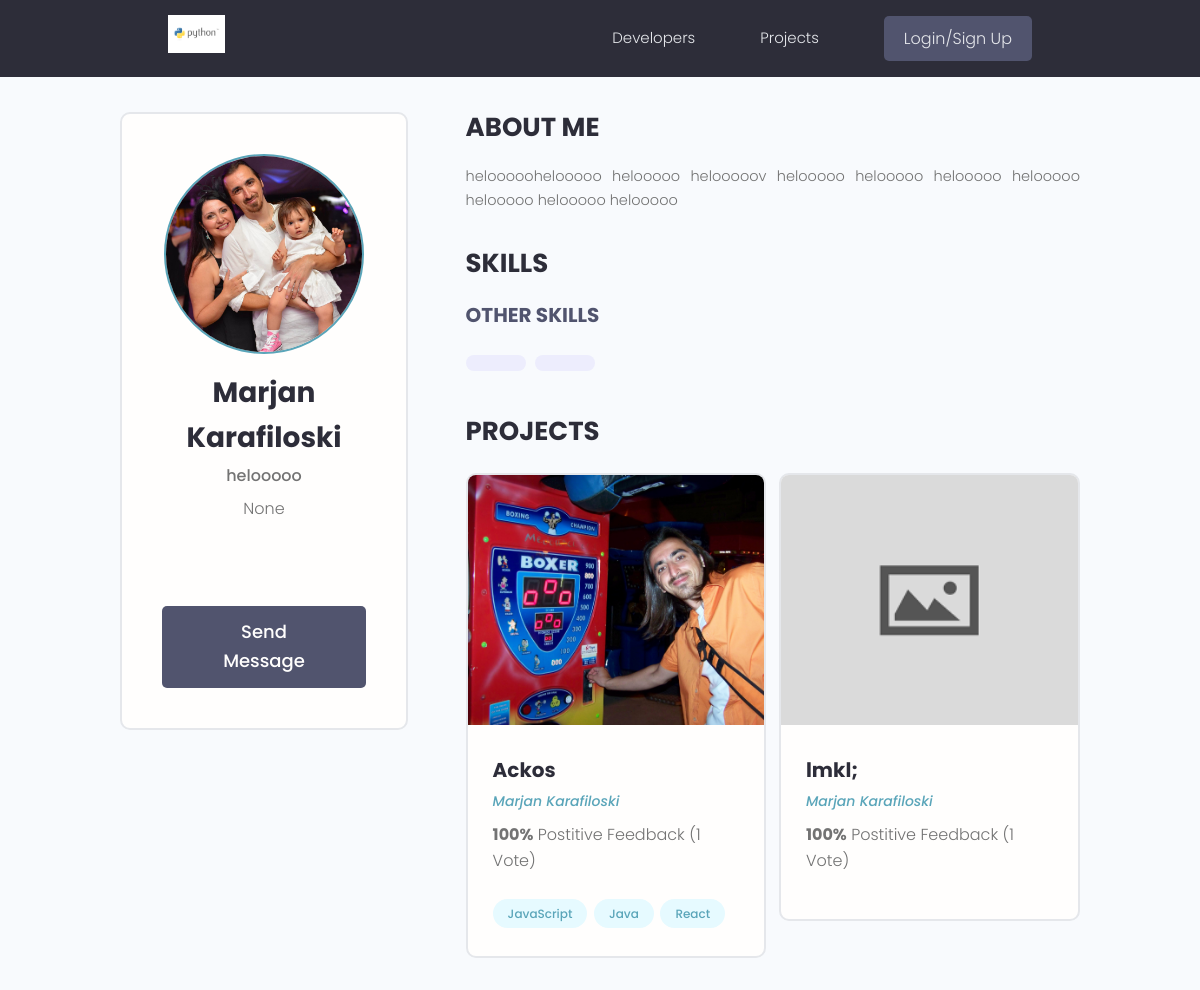
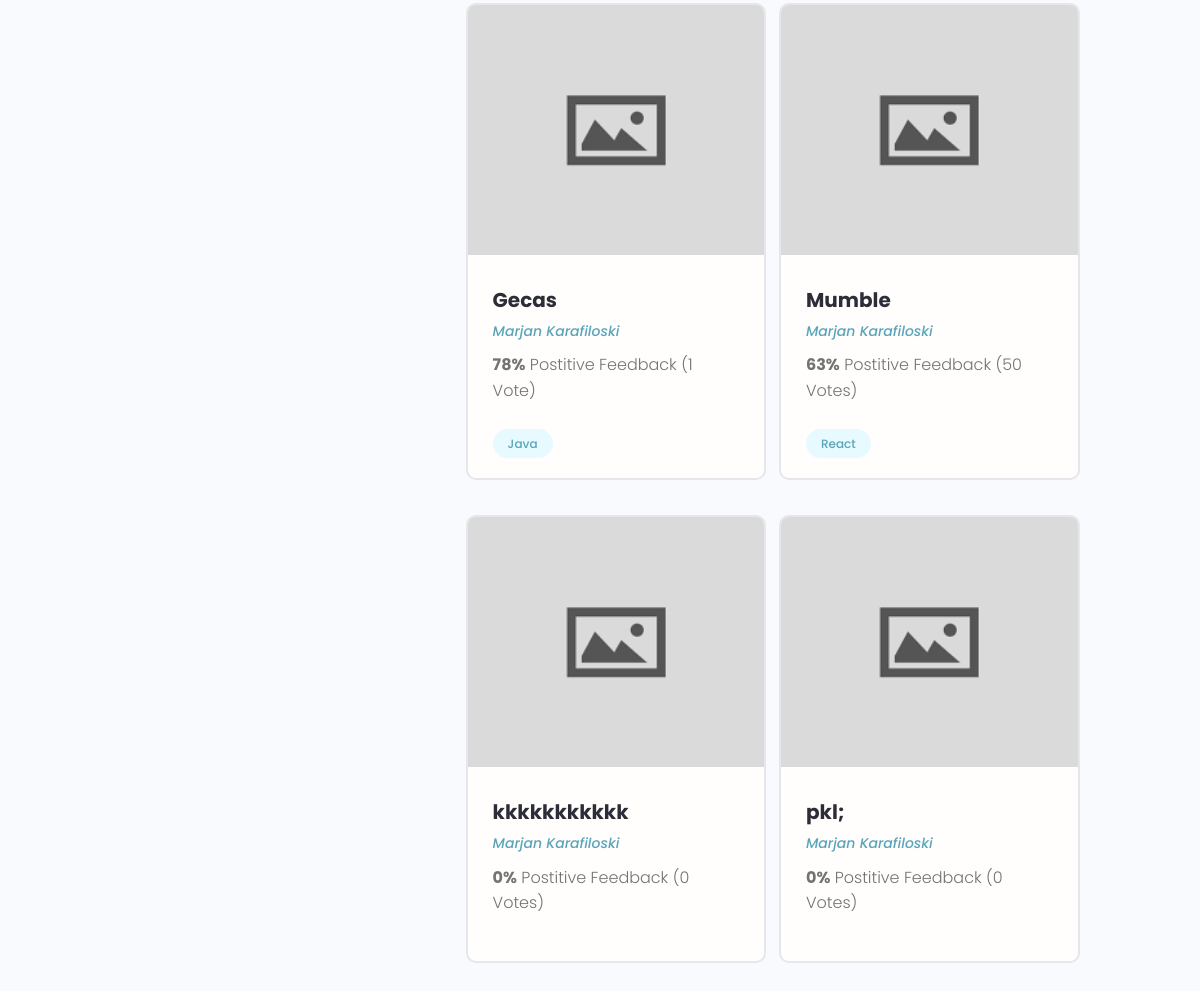
The page /profile/b8ffb531-465c-4b89-8346-0bac3b97d5e9/ on the database its author committed (2 pictures, top to bottom).
### users/models.py (models this page shows, shortened)
class Profile(models.Model):
    user = models.OneToOneField(User, on_delete=models.CASCADE, null=True, blank=True)
    name = models.CharField(max_length=200, null=True, blank=True)
    email = models.EmailField(max_length=500, null=True, blank=True)
    username = models.CharField(max_length=200, null=True, blank=True)
    location = models.CharField(max_length=200, null=True, blank=True)
    short_intro = models.CharField(max_length=200, null=True, blank=True)
    bio = models.TextField( null=True, blank=True)
    profile_image = models.ImageField( null=True, blank=True, upload_to='profiles/', default="profiles/user-default.png")
    social_github = models.CharField(max_length=200, null=True, blank=True)
    social_twitter = models.CharField(max_length=200, null=True, blank=True)
    social_linkedin = models.CharField(max_length=200, null=True, blank=True)
    social_youtube = models.CharField(max_length=200, null=True, blank=True)
    created = models.DateTimeField(auto_now_add=True)
    id = models.UUIDField(default=uuid.uuid4, unique=True, primary_key=True, editable=False)

class Skill(models.Model):
    owner = models.ForeignKey(Profile, on_delete=models.CASCADE, null= True, blank=True)
    name = models.CharField(max_length=200, null=True, blank=True)
    description = models.TextField( null=True, blank=True)
    created = models.DateTimeField(auto_now_add=True)
    id = models.UUIDField(default=uuid.uuid4, unique=True, primary_key=True, editable=False)

### projects/models.py (models this page shows, shortened)
class Project(models.Model):
    owner = models.ForeignKey(Profile, null=True, blank=True, on_delete=models.SET_NULL)
    title = models.CharField(max_length=200)
    description = models.TextField(null=True, blank=True)
    featured_image = models.ImageField(null=True, blank=True, default="default.png")
    demo_link = models.CharField(max_length=2000, null=True, blank=True)
    source_link = models.CharField(max_length=2000, null=True, blank=True)
    tags = models.ManyToManyField('Tag', blank=True) #if the Tag class is above the Project then quotes are not needed
    vote_total = models.IntegerField(default=0, null=True, blank=True)
    vote_ratio = models.IntegerField(default=0, null=True, blank=True)
    created = models.DateTimeField(auto_now_add=True)
    id = models.UUIDField(default=uuid.uuid4, unique=True, primary_key=True, editable=False)
    class Meta:
      ordering = ['-vote_ratio', '-vote_total', 'title'] #first checks the ratio than the totalvotes

class Tag(models.Model):
     name = models.CharField(max_length=200)
     created = models.DateTimeField(auto_now_add=True)
     id = models.UUIDField(default=uuid.uuid4, unique=True, primary_key=True, editable=False)
     def __str__(self):
       return self.name

### users/views.py (the view)
# urls.py: path('profile/<str:pk>/', views.userProfile, name="user-profile"),
def userProfile(request,pk):
    profile = Profile.objects.get(id=pk)
    topSkills = profile.skill_set.exclude(description__exact="")
    otherSkills = profile.skill_set.filter(description="")
    context = {'profile':profile, 'topSkills':topSkills, 'otherSkills': otherSkills}
    return render(request, 'users/user-profile.html', context)

### users/templates/users/user-profile.html (shortened to what this page needs)
{% extends 'main.html' %}
{% block content %}
<main class="profile my-md">
    <div class="container">
      <div class="layout">
        <div class="column column--1of3">
          <div class="card text-center">
            <div class="card__body dev">
              <img class="avatar avatar--xl" src="{{ profile.profile_image.url }}" />
              <h2 class="dev__name">{{profile.name}}</h2>
              <p class="dev__title">{{profile.short_intro}}</p>
              <p class="dev__location">{{profile.location}}</p>
              <ul class="dev__social">
              </ul>
              {% if request.user.profile.id != profile.id %}
              <a href="{% url 'create-message' profile.id %}" class="btn btn--sub btn--lg">Send Message </a>
              {% endif %}
            </div>
          </div>
        </div>
        <div class="column column--2of3">
          <div class="devInfo">
            <h3 class="devInfo__title">About Me</h3>
            <p class="devInfo__about">{{profile.bio}}</p>
          </div>
          <div class="devInfo">
            <h3 class="devInfo__title">Skills</h3>
            <div class="devInfo__skills">
              <h3 class="devInfo__subtitle">Other Skills</h3>
              <div class="devInfo__otherSkills">
                {% for skills in otherSkills %}
                <span class="tag tag--pill tag--sub tag--lg">
                </span>
                {% endfor%}
              </div>
            </div>
          </div>
          <div class="devInfo">
            <h3 class="devInfo__title">Projects</h3>
            <div class="grid grid--two">
                {% for project in profile.project_set.all %}
              <div class="column">
                <div class="card project">
                  <a href="{% url 'project' project.id %}" class="project">
                    <img class="project__thumbnail" src="{{ project.featured_image.url }}" alt="project thumbnail" />
                    <div class="card__body">
                      <h3 class="project__title">{{project.title}}</h3>
                      <p><a class="project__author" href="{% url 'user-profile' project.owner.id %}">{{ project.owner.name }}</a></p>
                      <p class="project--rating">
                        <span style="font-weight: bold;">{{project.vote_ratio}}%</span> Postitive
                        Feedback ({{project.vote_total}} Vote{{project.vote_total|pluralize:"s"}})
                      </p>
                      <div class="project__tags">
                          {% for tag in project.tags.all %}
                        <span class="tag tag--pill tag--main">
                          <small>{{tag}}</small>
                        </span>
                        {% endfor %}
                      </div>
                    </div>
                  </a>
                </div>
              </div>
              {% endfor%}
            </div>
          </div>
        </div>
      </div>
    </div>
  </main>
{% endblock content %}

### static/styles/app.css (style rules this page uses)
:root { --color-sub: #2d2d39; }
.btn--sub { background-color: var(--color-sub-light); }
.card { border: 2px solid var(--color-light); }
img { width: 100%; }
.profile .card > .dev { padding: 4rem; }
.dev__name { color: var(--color-sub); font-size: 2.8rem; font-weight: 700; margin-top: 1rem; margin-bottom: 0.5rem; }
.dev__title { font-size: 1.6rem; font-weight: 500; line-height: 1.3; }
.dev__location { margin-top: 1rem; }
.dev__social { margin: 3rem 0; list-style: none; display: flex; justify-content: center; gap: 1.5rem; }
.devInfo { margin-bottom: 3rem; }
.devInfo__title, .devInfo__subtitle { font-size: 2.6rem; color: var(--color-sub); text-transform: uppercase; font-weight: 700; margin-bottom: 1.5rem; }
.devInfo__subtitle { font-size: 2rem; color: var(--color-sub-light); }
.devInfo__about, .devSkill__info { font-size: 1.45rem; line-height: 1.7; text-align: justify; }
.project__author { font-size: 1.4rem; font-style: italic; }
.project--rating { margin-bottom: 1.6em; margin-top: .5em; }
.project__thumbnail { height: 25rem; object-fit: cover; object-position: top center; }
.project__title { font-size: 2rem; font-weight: 700; color: var(--color-sub); }

### static/uikit/styles/modules/_variables.css (style rules this page uses)
:root { --color-main: #5aa5b9; --color-main-light: #e6faff; --color-sub: #3f4156; --color-sub-light: #51546e; --color-sub-lighter: #ededfd; --color-text: #737373; --color-gray: #8b8b8b; --color-light: #e5e7eb; --color-light-gray: #767676; --color-bg: #f8fafd; --color-white: #fffefd; --color-white-light: #f3f3f3; --color-success: #359e64; --color-success-bg: #def8e8; --color-error: #fc4b0b; --color-error-bg: #fff2ee; --font-base: 'Poppins', arial, helvetica, 'Segoe UI', roboto, ubuntu, sans-serif; --font-monospace: 'Fira Code', 'Courier New', courier, monospace; --font-regular: 300; --font-medium: 500; --font-bold: 700; --generic-shadow: 1px 1px 5px #00000010; --generic-transition: all 0.3s ease-in-out; }

### static/uikit/styles/modules/_base.css (style rules this page uses)
* { margin: 0; padding: 0; box-sizing: border-box; text-rendering: optimizeLegibility; color: inherit; font-size: inherit; }
html { font-size: 50%; }
@media only screen and (min-width: 480px) { html { font-size: 56.25%; } }
@media only screen and (min-width: 1200px) { html { font-size: 62.5%; } }
body { line-height: 1.6; font-weight: 400; font-size: 1.5rem; color: var(--color-text); background-color: var(--color-bg); min-height: 100vh; }

### static/uikit/styles/modules/_typography.css (style rules this page uses)
* { font-family: var(--font-base); }
h2 { font-size: 3.6rem; font-weight: var(--font-bold); }
h3 { font-size: 3.2rem; font-weight: var(--font-medium); }
p, span, strong { font-size: 1.6rem; color: var(--color-text); font-weight: var(--font-regular); }
a { padding-bottom: 2px; text-decoration: none; display: inline-block; color: var(--color-main); font-weight: var(--font-medium); }

### static/uikit/styles/modules/_utilities.css (style rules this page uses)
.container { width: 92%; max-width: 165rem; margin: 0 auto; box-sizing: border-box; }
@media screen and (min-width: 1000px) { .container { width: 90%; } }
@media screen and (min-width: 1200px) { .container { width: 80%; } }
.text-center { text-align: center; }
.my-md { margin: 3rem auto; }

### static/uikit/styles/modules/_avatar.css (style rules this page uses)
.avatar { border-radius: 50%; border: 2px solid var(--color-main); object-fit: cover; }
.avatar--xl { height: 20rem; width: 20rem; }

### static/uikit/styles/modules/_button.css (style rules this page uses)
.btn { display: inline-block; position: relative; cursor: pointer; background-color: var(--color-light); font-weight: var(--font-medium); color: var(--color-sub); text-decoration: none; padding: 1rem 2rem; border-radius: 0.5rem; border: none; width: -webkit-fit-content; width: -moz-fit-content; width: fit-content; height: -webkit-fit-content; height: -moz-fit-content; height: fit-content; font-size: 1.6rem; outline-width: 0; outline-color: transparent; -webkit-backface-visibility: hidden; backface-visibility: hidden; transition: all 0.3s ease-in-out; }
.btn--sub { background-color: var(--color-sub); color: var(--color-white); }
.btn--lg { font-size: 1.8rem; padding: 1.2rem 4.5rem; }

### static/uikit/styles/modules/_card.css (style rules this page uses)
.card { border-radius: 1rem; background-color: var(--color-white); border: 1.5px solid var(--color-light); width: auto; height: auto; margin-top: 0.5rem; margin-bottom: 0.5rem; overflow: hidden; }
.card__body, .card__header { padding: 2rem 2.5rem; }

### static/uikit/styles/modules/_layout.css (style rules this page uses)
.layout { display: flex; flex-flow: row wrap; justify-content: space-between; }
.layout > .column { margin-bottom: 3rem; }
.layout > .column.column--1of3 { flex-basis: 30%; }
.layout > .column.column--2of3 { flex-basis: 64%; }

### rows shown on the page
Profile: profile_image (picture), name "Marjan Karafiloski", short_intro "helooooo", location "None", bio "helooooohelooooo helooooo helooooov helooooo helooooo helooooo helooooo helooooo helooooo helooooo"
Project: featured_image (picture), title "Ackos", owner.name "Marjan Karafiloski", vote_ratio "100", vote_total "1"
Tag: name "JavaScript"
Tag: name "Java"
Tag: name "React"
Project: featured_image (placeholder picture), title "lmkl;", owner.name "Marjan Karafiloski", vote_ratio "100", vote_total "1"
Project: featured_image (placeholder picture), title "Gecas", owner.name "Marjan Karafiloski", vote_ratio "78", vote_total "1"
Project: featured_image (placeholder picture), title "Mumble", owner.name "Marjan Karafiloski", vote_ratio "63", vote_total "50"
Project: featured_image (placeholder picture), title "kkkkkkkkkkk", owner.name "Marjan Karafiloski", vote_ratio "0", vote_total "0"
Project: featured_image (placeholder picture), title "pkl;", owner.name "Marjan Karafiloski", vote_ratio "0", vote_total "0"
